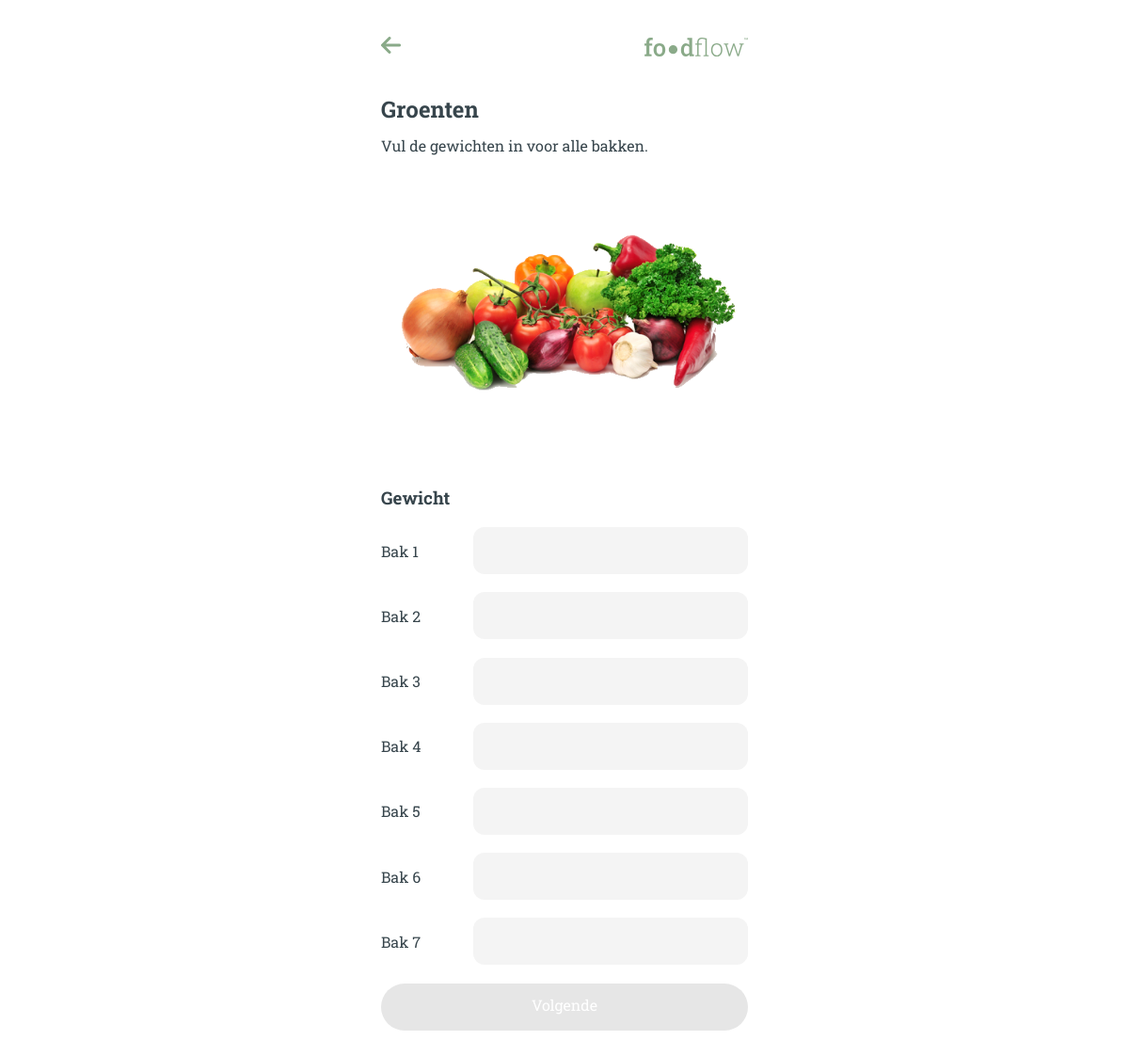
Page /sorting-process.php?id=1 (signed in) on the committed database.
### tables this page shows
CREATE TABLE `wishlist` (
  `id` int(11) unsigned NOT NULL AUTO_INCREMENT,
  `client_id` int(11) unsigned NOT NULL,
  `product_id` int(11) unsigned NOT NULL,
  `quantity` int(2) NOT NULL,
  `is_ready` tinyint(1) NOT NULL,
  PRIMARY KEY (`id`),
  KEY `client_id` (`client_id`),
  KEY `product_id` (`product_id`),
  CONSTRAINT `wishlist_ibfk_1` FOREIGN KEY (`client_id`) REFERENCES `client` (`id`),
  CONSTRAINT `wishlist_ibfk_2` FOREIGN KEY (`product_id`) REFERENCES `product` (`id`)
);

CREATE TABLE `product` (
  `id` int(11) unsigned NOT NULL AUTO_INCREMENT,
  `name` varchar(300) NOT NULL DEFAULT '',
  `image` varchar(300) NOT NULL DEFAULT '',
  PRIMARY KEY (`id`)
);

### classes/Client.php (called while the page is built, shortened)
<?php
    class Client {
        private $name;
        public function loadClientById($id) {
            $conn = Db::getInstance();
            $q = $conn->prepare("SELECT * FROM client WHERE id = :id");
            $q->bindValue(':id', $id);
            $q->execute();
            $client = $q->fetch();
            $this->name = $client["name"];
        }
        public function getName() {
            return $this->name;
        }
    }

### classes/Wishlist.php (called while the page is built, shortened)
<?php
    class Wishlist {
        public static function getItemToBeSortedByClientId($id) {
            $conn = Db::getInstance();
            $q = $conn->prepare("SELECT wishlist.id, wishlist.product_id, product.name, product.image, wishlist.quantity FROM product, wishlist WHERE wishlist.client_id = :id AND wishlist.product_id = product.id AND wishlist.is_ready = 0 LIMIT 1");
            $q->bindValue(':id', $id);
            $q->execute();
            $result = $q->fetch();
            return $result;
        }
    }

### sorting-process.php (the view, shortened to what this page needs)
<?php
    include_once("./classes/Client.php");
    include_once("./classes/Wishlist.php");
    if($_GET["id"]) {
        $client_id = $_GET["id"];
        try {
            $client = new Client();
            $client->loadClientById($client_id);
            $client_name = $client->getName();
            $current_item = Wishlist::getItemToBeSortedByClientId($client_id);
        } catch (Exception $e) {
            $error = $e->getMessage();
            if($error = "Alle items werden gesorteerd.") {
                unset($_SESSION["wishlistId"]);
                unset($_SESSION["productId"]);
                Client::setClientReady($client_id);
                header("Location: order-ticket.php?id=" . $client_id);
            }
        }
    } else {
        $error = "Er werd geen \"id\" van de klant meegegeven.";
    }
?><!DOCTYPE html>
<html lang="nl">
<head>
    <link rel="stylesheet" href="css/style.css">
</head>
<body>
    <header class="header">
        <?php if(isset($client_id)): ?>
            <a href="sorting-card.php?id=<?php echo $client_id; ?>" class="header__back-icon">
                <img src="./images/arrow-back.svg" alt="Terug">
            </a>
        <?php else: ?>
            <a href="index.php" class="header__back-icon">
                <img src="./images/arrow-back.svg" alt="Terug">
            </a>
        <?php endif; ?>
        <img src="./images/logo-word.svg" alt="Foodflow" class="header__logo"/>
    </header>
    <main>
        <?php if($client_name): ?>
            <h2><?php echo $current_item["name"]; ?></h2>
            <p class="intro-text">
                Vul de gewichten in voor alle bakken.
            </p>
            <img src="<?php echo $current_item["image"]; ?>" alt="<?php echo $current_item["name"]; ?>" class="food-image">
            <form action="" method="post" class="weights">
                <h3>Gewicht</h3>
                <?php for($i = 0; $i < $current_item["quantity"]; $i++): ?>
                    <div class="weights__form">
                        <span>Bak <?php echo $i + 1; ?></span>
                        <input type="number" name="weight<?php echo $i + 1; ?>" id="weight<?php echo $i + 1; ?>" min="0" step="0.001" class="weights__form__input">
                    </div>
                <?php endfor; ?>
                <button type="button" class="button button--disabled" id="next-button" data-disabled="true">Volgende</button>
            </form>
        <?php else: ?>
            <h2>Klant niet gevonden</h2>
        <?php endif; ?>
    </main>
</body>

### css/style.css (style rules this page uses)
*,:after,:before { margin:0;padding:0;-webkit-box-sizing:border-box;box-sizing:border-box;font-family:"Roboto Slab",sans-serif }
footer,header,main { max-width:450px;margin-left:auto;margin-right:auto }
main { padding:30px }
h1,h2,h3,h4,h5,label,p { color:#37454c }
p { font-size:1em;line-height:1.875em }
.intro-text { margin-top:0.5em }
.header { height:100px;padding-left:30px;padding-right:30px;display:-webkit-box;display:-ms-flexbox;display:flex;-webkit-box-orient:horizontal;-webkit-box-direction:normal;-ms-flex-direction:row;flex-direction:row;-webkit-box-align:center;-ms-flex-align:center;align-items:center;margin-bottom:-30px }
.header__logo { height:20px }
.header__back-icon { margin-right:auto }
.header__back-icon img { height:18px }
.button { text-decoration:none;border:none;height:50px;width:100%;padding-bottom:0.2em;border-radius:50px;font-size:1em;cursor:pointer;display:-webkit-box;display:-ms-flexbox;display:flex;-webkit-box-align:center;-ms-flex-align:center;align-items:center;-webkit-box-pack:center;-ms-flex-pack:center;justify-content:center;background-color:#8aaa89;color:#ffffff }
.button--disabled { background-color:#e6e6e6;color:#ffffff;cursor:not-allowed }
.weights { display:-webkit-box;display:-ms-flexbox;display:flex;-webkit-box-orient:vertical;-webkit-box-direction:normal;-ms-flex-direction:column;flex-direction:column;gap:1.2em;margin-bottom:40px }
.weights__form { display:-webkit-box;display:-ms-flexbox;display:flex;-webkit-box-orient:horizontal;-webkit-box-direction:normal;-ms-flex-direction:row;flex-direction:row;-webkit-box-align:center;-ms-flex-align:center;align-items:center }
.weights__form span { color:#37454c }
.weights__form__input { width:75%;margin-left:auto;height:50px;border:none;border-radius:0.75em;background-color:#f4f4f4;padding:15px;padding-top:13px;font-size:1em;color:#37454c }
.food-image { width:100%;margin-top:15px;margin-bottom:15px }

### rows in the picture
wishlist: product.name "Groenten", product.image (picture)
